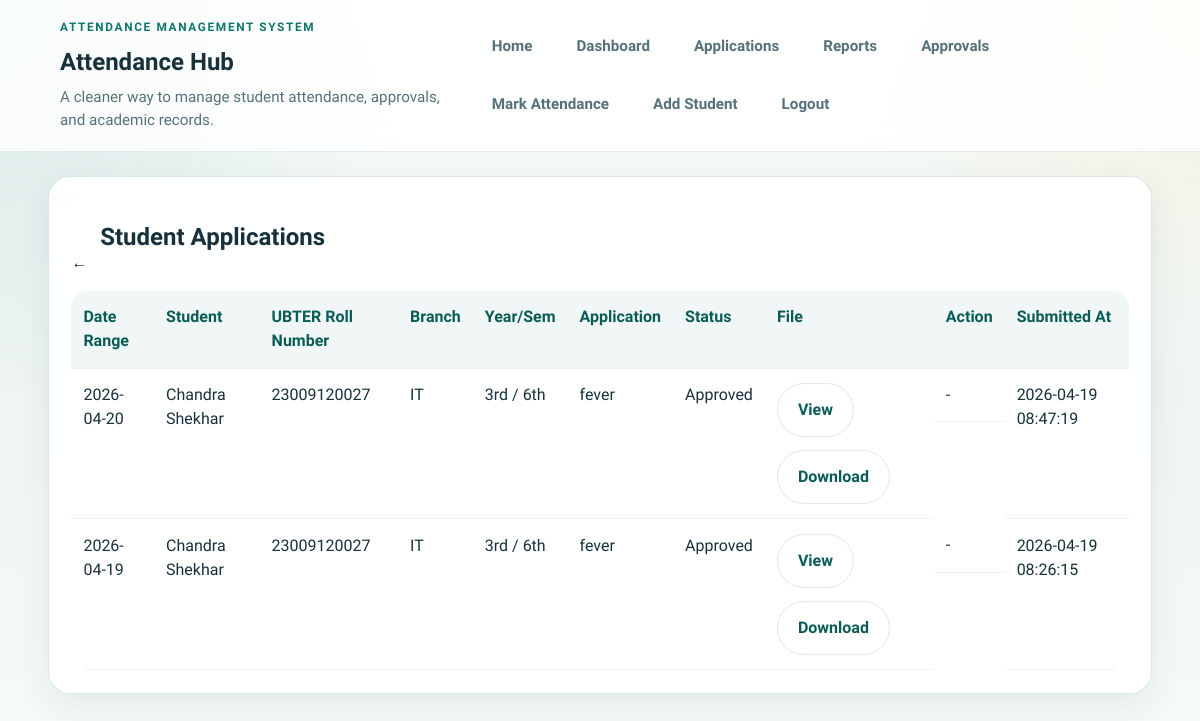
The app's page /applications (signed in), older data.
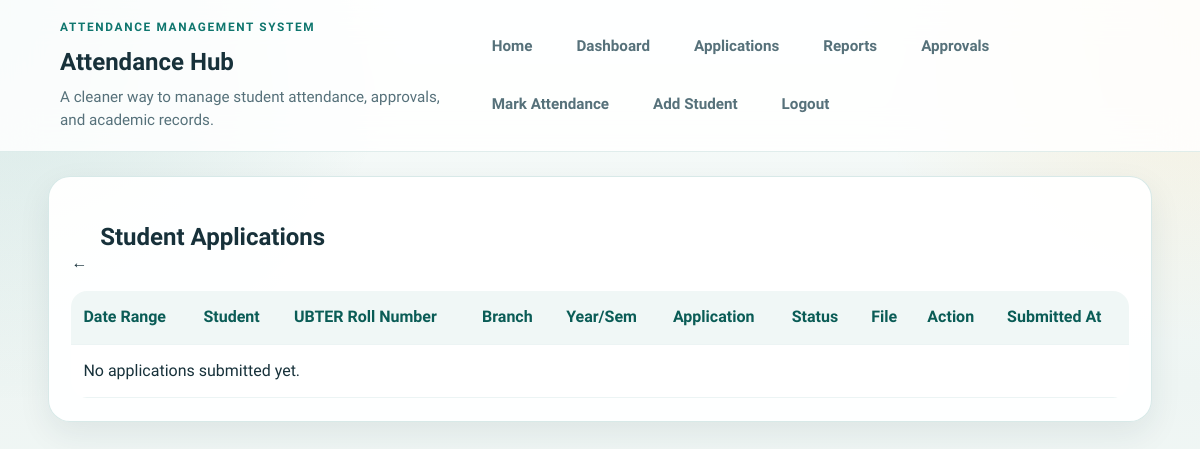
The same page, newer data.
### tables this page shows
CREATE TABLE student_applications (
                id INTEGER PRIMARY KEY AUTOINCREMENT,
                student_id INTEGER NOT NULL,
                application_date TEXT NOT NULL,
                start_date TEXT,
                end_date TEXT,
                reason TEXT NOT NULL,
                file_name TEXT,
                original_file_name TEXT,
                file_type TEXT,
                status TEXT NOT NULL DEFAULT 'submitted' CHECK (status IN ('submitted', 'approved', 'rejected')),
                resolved_by INTEGER,
                resolved_at TEXT,
                created_at TEXT NOT NULL DEFAULT CURRENT_TIMESTAMP,
                FOREIGN KEY(student_id) REFERENCES users(id),
                FOREIGN KEY(resolved_by) REFERENCES users(id)
            );

CREATE TABLE "users" (
                id INTEGER PRIMARY KEY AUTOINCREMENT,
                role TEXT NOT NULL CHECK (role IN ('admin', 'faculty', 'student')),
                profile_picture TEXT,
                institution_type TEXT,
                institution_name TEXT,
                class_roll_number TEXT,
                roll_number TEXT UNIQUE,
                registration_number TEXT UNIQUE,
                full_name TEXT NOT NULL,
                father_name TEXT,
                branch TEXT,
                semester TEXT,
                year TEXT,
                dob TEXT,
                mobile_number TEXT,
                gmail TEXT,
                email TEXT,
                password_hash TEXT NOT NULL,
                is_mobile_verified INTEGER NOT NULL DEFAULT 0,
                created_by INTEGER,
                created_at TEXT NOT NULL DEFAULT CURRENT_TIMESTAMP,
                FOREIGN KEY(created_by) REFERENCES users(id)
            );

### attendance_app/routes.py (the view)
@bp.route("/applications")
@login_required("admin", "faculty", "student")
def applications():
    user = current_user()
    db = get_db()
    query = """
        SELECT
            student_applications.*,
            users.full_name,
            users.roll_number,
            users.branch,
            users.semester,
            users.year,
            users.institution_name
        FROM student_applications
        JOIN users ON users.id = student_applications.student_id
        WHERE 1=1
    """
    params = []
    if user["role"] == "student":
        query += " AND student_applications.student_id = ?"
        params.append(user["id"])
    elif user["role"] == "faculty":
        query += " AND " + faculty_data_clause("users")
        params.extend([user["institution_type"], user["institution_name"], user["branch"]])
    query += " ORDER BY student_applications.application_date DESC, student_applications.created_at DESC"
    rows = db.execute(query, tuple(params)).fetchall()
    return render_template("applications.html", applications=rows)

### attendance_app/auth.py (called while the page is built)
def current_user():
    user_id = session.get("user_id")
    if not user_id:
        return None
    return get_db().execute("SELECT * FROM users WHERE id = ?", (user_id,)).fetchone()

def login_required(*roles):
    def decorator(view):
        @wraps(view)
        def wrapped(*args, **kwargs):
            user = current_user()
            if user is None:
                flash("Please login first.", "error")
                return redirect(url_for("main.login"))
            if roles and user["role"] not in roles:
                flash("You do not have access to this page.", "error")
                return redirect(url_for("main.dashboard"))
            return view(*args, **kwargs)
        return wrapped
    return decorator

### attendance_app/database.py (called while the page is built)
def get_db():
    if "db" not in g:
        configured_path = Path(current_app.config["DATABASE"])
        db_path = configured_path if configured_path.is_absolute() else Path(current_app.root_path).parent / configured_path
        g.db = sqlite3.connect(db_path)
        g.db.row_factory = sqlite3.Row
    return g.db

### attendance_app/routes.py (called while the page is built)
def faculty_data_clause(alias):
    return f"{alias}.institution_type = ? AND {alias}.institution_name = ? AND {alias}.branch = ?"

### attendance_app/templates/applications.html (shortened to what this page needs)
{% extends "base.html" %}
{% block content %}
<section class="card">
    <div class="section-head">
        <div class="section-head profile-edit-head">
            <a class="icon-btn" href="{{ url_for('main.dashboard') }}" aria-label="Back to dashboard" title="Back to dashboard">&larr;</a>
            <h2>Student Applications</h2>
        </div>
    </div>
    <div class="table-wrap">
        <table>
            <thead>
                <tr>
                    <th>Date Range</th>
                    <th>Student</th>
                    <th>UBTER Roll Number</th>
                    <th>Branch</th>
                    <th>Year/Sem</th>
                    <th>Application</th>
                    <th>Status</th>
                    <th>File</th>
                    {% if current_user['role'] in ['admin', 'faculty'] %}
                        <th>Action</th>
                    {% endif %}
                    <th>Submitted At</th>
                </tr>
            </thead>
            <tbody>
                {% for item in applications %}
                    <tr>
                        <td>
                            {% set start_date = item['start_date'] or item['application_date'] %}
                            {% set end_date = item['end_date'] or item['application_date'] %}
                            {% if start_date == end_date %}
                                {{ start_date }}
                            {% else %}
                                {{ start_date }} to {{ end_date }}
                            {% endif %}
                        </td>
                        <td>{{ item['full_name'] }}</td>
                        <td>{{ item['roll_number'] }}</td>
                        <td>{{ item['branch'] }}</td>
                        <td>{{ item['year'] }} / {{ item['semester'] }}</td>
                        <td>{{ item['reason'] }}</td>
                        <td>{{ item['status']|title }}</td>
                        <td>
                            {% if item['file_name'] %}
                                <div class="actions">
                                    <a class="btn secondary" href="{{ url_for('main.view_application_file', application_id=item['id']) }}" target="_blank">View</a>
                                    <a class="btn secondary" href="{{ url_for('main.download_application', application_id=item['id']) }}" data-full-reload="true">Download</a>
                                </div>
                            {% else %}
                                -
                            {% endif %}
                        </td>
                        {% if current_user['role'] in ['admin', 'faculty'] %}
                            <td class="actions">
                                {% if item['status'] == 'submitted' %}
                                    <form method="post" action="{{ url_for('main.process_application', application_id=item['id'], action='approve') }}">
                                        <button class="btn primary" type="submit">Accept</button>
                                    </form>
                                    <form method="post" action="{{ url_for('main.process_application', application_id=item['id'], action='reject') }}">
                                        <button class="btn secondary" type="submit">Reject</button>
                                    </form>
                                {% else %}
                                    -
                                {% endif %}
                            </td>
                        {% endif %}
                        <td>{{ item['created_at'] }}</td>
                    </tr>
                {% else %}
                    <tr><td colspan="{% if current_user['role'] in ['admin', 'faculty'] %}10{% else %}9{% endif %}">No applications submitted yet.</td></tr>
                {% endfor %}
            </tbody>
        </table>
    </div>
</section>
{% endblock %}

Row changes from the older to the newer data that the page shows:
removed student_applications: start_date "2026-04-20", full_name "Chandra Shekhar", roll_number "23009120027", branch "IT", year "3rd", semester "6th", reason "fever", status "Approved", created_at "2026-04-19 08:47:19"
removed student_applications: start_date "2026-04-19", full_name "Chandra Shekhar", roll_number "23009120027", branch "IT", year "3rd", semester "6th", reason "fever", status "Approved", created_at "2026-04-19 08:26:15"
Text that changed along with them:
text now shown: "No applications submitted yet."
